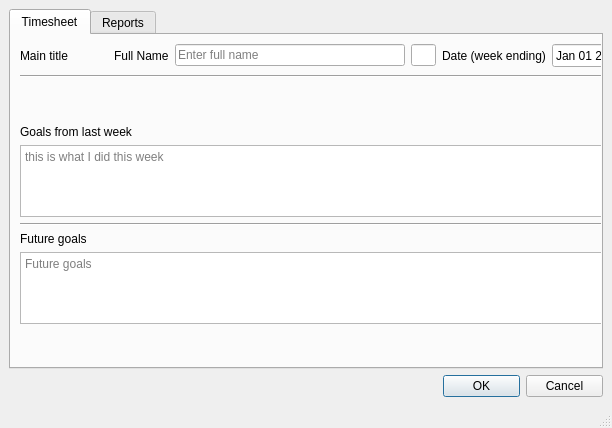
<?xml version="1.0" encoding="UTF-8"?>
<ui version="4.0">
 <class>MainWindow</class>
 <widget class="QMainWindow" name="MainWindow">
  <property name="geometry">
   <rect>
    <x>0</x>
    <y>0</y>
    <width>612</width>
    <height>428</height>
   </rect>
  </property>
  <property name="windowTitle">
   <string>Timesheet Entry</string>
  </property>
  <property name="windowFilePath">
   <string>window file path</string>
  </property>
  <widget class="QWidget" name="centralwidget">
   <layout class="QHBoxLayout" name="horizontalLayout_2">
    <item>
     <layout class="QVBoxLayout" name="verticalLayout_2">
      <item>
       <widget class="QTabWidget" name="tabWidget">
        <property name="whatsThis">
         <string/>
        </property>
        <property name="tabPosition">
         <enum>QTabWidget::North</enum>
        </property>
        <property name="tabShape">
         <enum>QTabWidget::Rounded</enum>
        </property>
        <property name="currentIndex">
         <number>0</number>
        </property>
        <property name="tabsClosable">
         <bool>false</bool>
        </property>
        <property name="movable">
         <bool>false</bool>
        </property>
        <widget class="QWidget" name="tab">
         <attribute name="title">
          <string>Timesheet</string>
         </attribute>
         <widget class="QWidget" name="verticalLayoutWidget_2">
          <property name="geometry">
           <rect>
            <x>9</x>
            <y>9</y>
            <width>571</width>
            <height>291</height>
           </rect>
          </property>
          <layout class="QVBoxLayout" name="verticalLayout_3">
           <property name="sizeConstraint">
            <enum>QLayout::SetFixedSize</enum>
           </property>
           <item>
            <layout class="QHBoxLayout" name="horizontalLayout_3">
             <item>
              <widget class="QLabel" name="label">
               <property name="text">
                <string>Main title</string>
               </property>
              </widget>
             </item>
             <item>
              <spacer name="horizontalSpacer_3">
               <property name="orientation">
                <enum>Qt::Horizontal</enum>
               </property>
               <property name="sizeHint" stdset="0">
                <size>
                 <width>40</width>
                 <height>20</height>
                </size>
               </property>
              </spacer>
             </item>
             <item>
              <widget class="QLabel" name="label_2">
               <property name="text">
                <string>Full Name</string>
               </property>
              </widget>
             </item>
             <item>
              <widget class="QLineEdit" name="fullname">
               <property name="sizePolicy">
                <sizepolicy hsizetype="Maximum" vsizetype="Fixed">
                 <horstretch>10</horstretch>
                 <verstretch>0</verstretch>
                </sizepolicy>
               </property>
               <property name="minimumSize">
                <size>
                 <width>230</width>
                 <height>0</height>
                </size>
               </property>
               <property name="statusTip">
                <string>Enter full name as First Last</string>
               </property>
               <property name="inputMethodHints">
                <set>Qt::ImhPreferUppercase|Qt::ImhUppercaseOnly</set>
               </property>
               <property name="placeholderText">
                <string>Enter full name</string>
               </property>
              </widget>
             </item>
             <item>
              <widget class="QLineEdit" name="id">
               <property name="maximumSize">
                <size>
                 <width>25</width>
                 <height>16777215</height>
                </size>
               </property>
               <property name="statusTip">
                <string>employee ID</string>
               </property>
               <property name="inputMethodHints">
                <set>Qt::ImhDigitsOnly</set>
               </property>
               <property name="maxLength">
                <number>5</number>
               </property>
               <property name="readOnly">
                <bool>false</bool>
               </property>
              </widget>
             </item>
             <item>
              <widget class="QLabel" name="label_3">
               <property name="text">
                <string>Date (week ending)</string>
               </property>
              </widget>
             </item>
             <item>
              <widget class="QDateEdit" name="date">
               <property name="toolTip">
                <string>Enter the Saturday date for end of week</string>
               </property>
               <property name="statusTip">
                <string>This is a status tip</string>
               </property>
               <property name="displayFormat">
                <string>MMM dd yyyy</string>
               </property>
               <property name="calendarPopup">
                <bool>true</bool>
               </property>
               <property name="date">
                <date>
                 <year>2020</year>
                 <month>1</month>
                 <day>1</day>
                </date>
               </property>
              </widget>
             </item>
            </layout>
           </item>
           <item>
            <widget class="Line" name="line">
             <property name="minimumSize">
              <size>
               <width>0</width>
               <height>6</height>
              </size>
             </property>
             <property name="orientation">
              <enum>Qt::Horizontal</enum>
             </property>
            </widget>
           </item>
           <item>
            <spacer name="verticalSpacer">
             <property name="orientation">
              <enum>Qt::Vertical</enum>
             </property>
             <property name="sizeHint" stdset="0">
              <size>
               <width>20</width>
               <height>40</height>
              </size>
             </property>
            </spacer>
           </item>
           <item>
            <widget class="QLabel" name="labelNextWeekGoals">
             <property name="text">
              <string>Goals from last week</string>
             </property>
            </widget>
           </item>
           <item>
            <widget class="QPlainTextEdit" name="goals1">
             <property name="maximumSize">
              <size>
               <width>16777215</width>
               <height>75</height>
              </size>
             </property>
             <property name="sizeAdjustPolicy">
              <enum>QAbstractScrollArea::AdjustToContents</enum>
             </property>
             <property name="tabChangesFocus">
              <bool>true</bool>
             </property>
             <property name="documentTitle">
              <string>doc title</string>
             </property>
             <property name="textInteractionFlags">
              <set>Qt::TextEditorInteraction</set>
             </property>
             <property name="placeholderText">
              <string>this is what I did this week</string>
             </property>
            </widget>
           </item>
           <item>
            <widget class="Line" name="line_2">
             <property name="orientation">
              <enum>Qt::Horizontal</enum>
             </property>
            </widget>
           </item>
           <item>
            <widget class="QLabel" name="labelFutureGoals">
             <property name="text">
              <string>Future goals</string>
             </property>
            </widget>
           </item>
           <item>
            <widget class="QPlainTextEdit" name="goals2">
             <property name="maximumSize">
              <size>
               <width>16777215</width>
               <height>75</height>
              </size>
             </property>
             <property name="sizeAdjustPolicy">
              <enum>QAbstractScrollArea::AdjustToContents</enum>
             </property>
             <property name="tabChangesFocus">
              <bool>true</bool>
             </property>
             <property name="documentTitle">
              <string>doc title</string>
             </property>
             <property name="placeholderText">
              <string>Future goals</string>
             </property>
            </widget>
           </item>
          </layout>
         </widget>
        </widget>
        <widget class="QWidget" name="tab_2">
         <attribute name="title">
          <string>Reports</string>
         </attribute>
        </widget>
       </widget>
      </item>
      <item>
       <layout class="QHBoxLayout" name="horizontalLayout">
        <item>
         <spacer name="horizontalSpacer">
          <property name="orientation">
           <enum>Qt::Horizontal</enum>
          </property>
          <property name="sizeHint" stdset="0">
           <size>
            <width>40</width>
            <height>20</height>
           </size>
          </property>
         </spacer>
        </item>
        <item>
         <widget class="QDialogButtonBox" name="buttonBox">
          <property name="maximumSize">
           <size>
            <width>160</width>
            <height>16777215</height>
           </size>
          </property>
          <property name="cursor">
           <cursorShape>ArrowCursor</cursorShape>
          </property>
          <property name="focusPolicy">
           <enum>Qt::TabFocus</enum>
          </property>
          <property name="orientation">
           <enum>Qt::Horizontal</enum>
          </property>
          <property name="standardButtons">
           <set>QDialogButtonBox::Cancel|QDialogButtonBox::Ok</set>
          </property>
          <property name="centerButtons">
           <bool>false</bool>
          </property>
         </widget>
        </item>
       </layout>
      </item>
     </layout>
    </item>
   </layout>
  </widget>
  <widget class="QMenuBar" name="menubar">
   <property name="geometry">
    <rect>
     <x>0</x>
     <y>0</y>
     <width>612</width>
     <height>21</height>
    </rect>
   </property>
  </widget>
  <widget class="QStatusBar" name="statusbar"/>
 </widget>
 <tabstops>
  <tabstop>tabWidget</tabstop>
  <tabstop>fullname</tabstop>
  <tabstop>date</tabstop>
  <tabstop>goals1</tabstop>
  <tabstop>goals2</tabstop>
  <tabstop>id</tabstop>
 </tabstops>
 <resources/>
 <connections/>
</ui>
